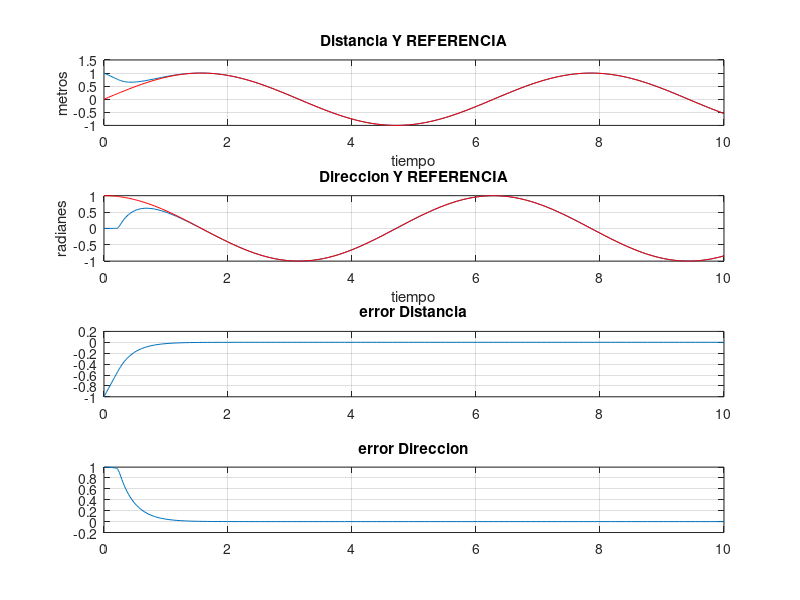
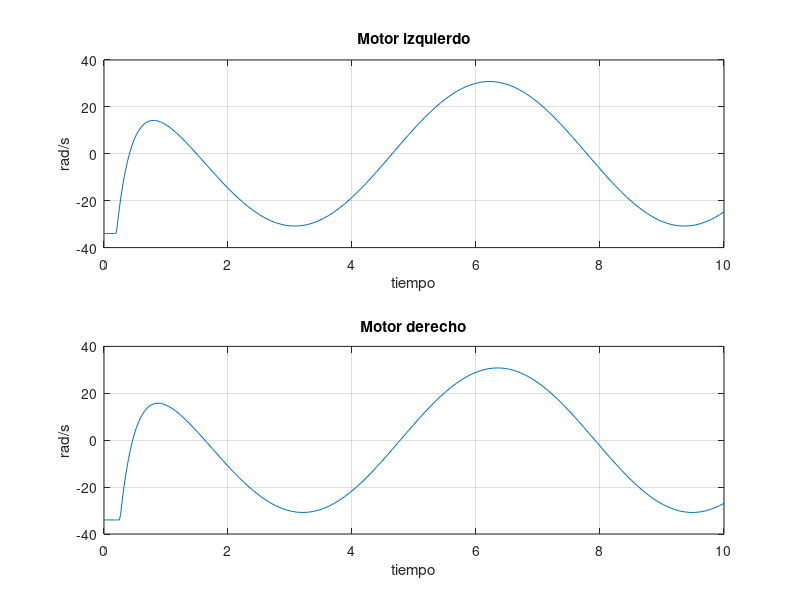

MATLAB code for these plots, in order:
function diff_drive_car
close all;
clc;

% VARIABLES GLOBALES
global A B C Ke

% Tiempo de simulacion.
tspan = [0 10];
% Condiciones Iniciales en metros y radianes respectivamente.
x0 = [1 0];
% radio de la llanta medida en metros.
R = 0.0325;
% distancia entre llantas.
L = 0.130;

% Matrices del sistema.
A = 0;
B = [R/2 R/2; R/L -R/L];
C = [1 0; 0 1];

% Calculamos ganancias de control.
Ke = -4;

% Resuelve las ecuaciones diferenciales ordinarias.
[t, X] = ode45(@sys, tspan, x0);

% Referencias
ref = [sin(t) cos(t)];
dref = [cos(t) -sin(t)];

Y = X*C';
e = ref - Y;
size(e)

% velocidades angulares en rad/s de cada motor.
U = (C*B)^-1*(dref - X*(C*A)' - Ke*e)';

% Ley de control acotada
U(U>34) = 34;
U(U<-34) = -34;

% Graficas
figure; 
subplot(4,1,1); plot(t, Y(:,1), t, ref(:,1)', 'red'); xlabel('tiempo');ylabel('metros');
title('Distancia Y REFERENCIA'); grid;
subplot(4,1,2); plot(t, Y(:,2), t, ref(:,2)', 'red');xlabel('tiempo');ylabel('radianes');
title('Direccion Y REFERENCIA'); grid;
subplot(4,1,3); plot(t, e(:,1)); title('error Distancia'); grid;
subplot(4,1,4); plot(t, e(:,2)); title('error Direccion'); grid;

figure;
subplot(2,1,1); plot(t, U(1,:)); title('Motor izquierdo'); xlabel('tiempo');ylabel('rad/s'); grid;
subplot(2,1,2); plot(t, U(2,:)); title('Motor derecho'); xlabel('tiempo');ylabel('rad/s');grid;

end

function dX = sys(t, X)

global A B C Ke

% Referencias
ref = [sin(t); cos(t)];
dref = [cos(t); -sin(t)];

% Variable de Error
e = ref - C*X;

% Ley de Control

U = (C*B)^-1*(dref - C*A*X - Ke*e);

% Ley de control acotada
U(U>34) = 34;
U(U<-34) = -34;

%ODE's
dX = A*X + B*U;

end